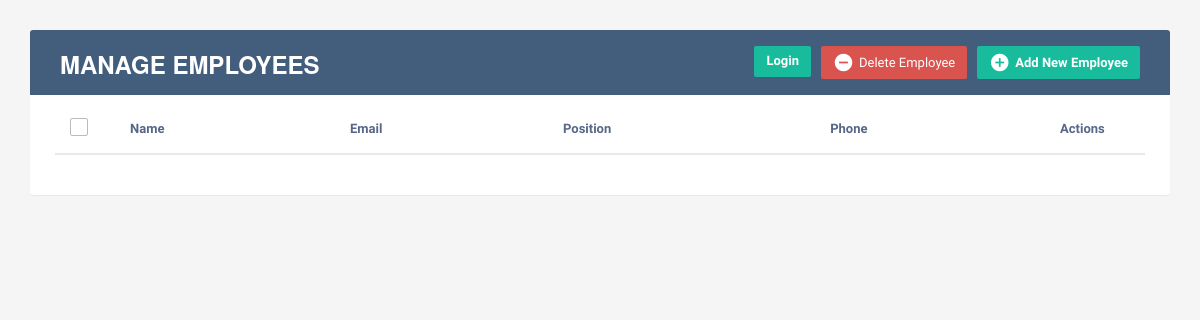
/employees/, run on an earlier commit of the app's database.
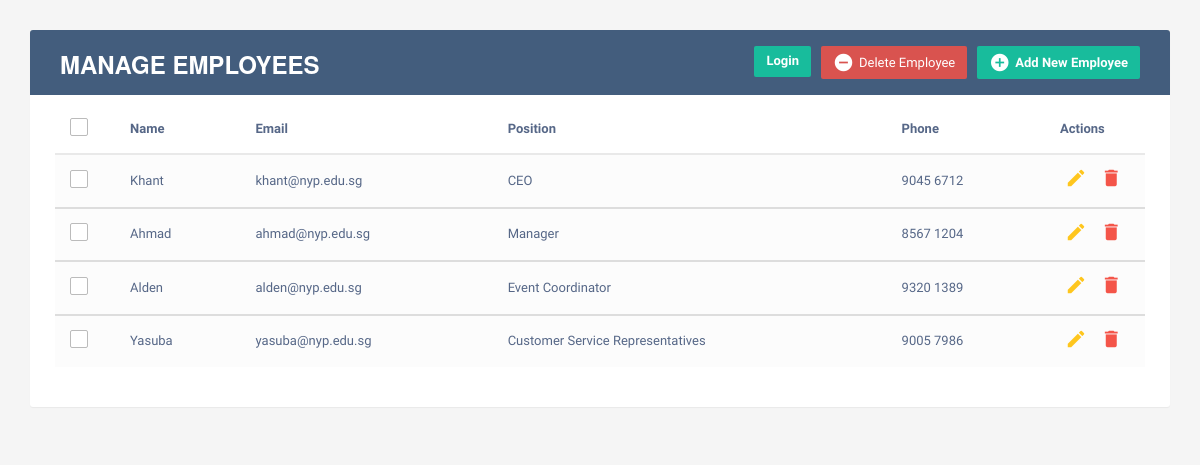
And on a later commit of the database.
### models.py (models this page shows)
class Employees(sqldb.Model):
    id = sqldb.Column(sqldb.Integer, primary_key = True)
    name = sqldb.Column(sqldb.String())
    email = sqldb.Column(sqldb.String())
    position = sqldb.Column(sqldb.String())
    phone = sqldb.Column(sqldb.String())

### CommuHub_Routing.py (the view)
@app.route('/employees/')
def employees():
    all_emp = Employees.query.all()
    return render_template('employee.html', all_emp=all_emp)

### templates/employee.html (shortened to what this page needs)
<!DOCTYPE html>
<html lang="en">
<head>
<link rel="stylesheet" href="https://maxcdn.bootstrapcdn.com/font-awesome/4.7.0/css/font-awesome.min.css">
<link rel="stylesheet" href="https://maxcdn.bootstrapcdn.com/bootstrap/3.3.7/css/bootstrap.min.css">
<link href="../static/css/freelancer.min.css" rel="stylesheet">
</head>
<body>
    <div class="container">
        <div class="table-wrapper">
            <div class="table-title">
                <div class="row">
                    <div class="col-sm-6">
						<h2>Manage <b>Employees</b></h2>
					</div>
					<div class="col-sm-6">
						<a href="#addEmployeeModal" class="btn btn-success" data-toggle="modal"><i class="material-icons">&#xE147;</i> <span>Add New Employee</span></a>
						<a href="#deleteEmployeeModal" class="btn btn-danger" data-toggle="modal"><i class="material-icons">&#xE15C;</i> <span>Delete Employee</span></a>
						{% if current_user.is_authenticated %}
						<a class="btn btn-danger" href="{{ url_for('logout') }}">Logout</a></li>
						<a class="btn btn-success" href="#">{{ current_user.username }}</a></li>
						{% else %}
						<a class="btn btn-success" href="{{ url_for('login') }}">Login</a></li>
						{% endif %}
					</div>
                </div>
            </div>
            <table class="table table-striped table-hover">
                <thead>
                    <tr>
						<th>
							<span class="custom-checkbox">
								<label for="selectAll"></label>
							</span>
						</th>
                        <th>Name</th>
                        <th>Email</th>
						<th>Position</th>
                        <th>Phone</th>
                        <th>Actions</th>
                    </tr>
                </thead>
                <tbody>
					{% for b in all_emp %}
                    <tr>
						<td>
							<span class="custom-checkbox">
								<label for="checkbox1"></label>
							</span>
						</td>
                        <td>{{b.name}}</td>
                        <td>{{b.email}}</td>
						<td>{{b.position}}</td>
                        <td>{{b.phone}}</td>
                        <td>
                            <a href="#editEmployeeModal{{b.id}}" class="edit" data-toggle="modal"><i class="material-icons" data-toggle="tooltip" title="Edit">&#xE254;</i></a>
                            <a href="#deleteEmployeeModal{{b.id}}" class="delete" data-toggle="modal"><i class="material-icons" data-toggle="tooltip" title="Delete">&#xE872;</i></a>
                        </td>
					</tr>
				</tbody>
		{% endfor %}
            </table>
        </div>
    </div>
</body>
</html>

### templates/employee.html (style rules this page uses)
body { color: #566787; background: #f5f5f5; font-family: 'Varela Round', sans-serif; font-size: 13px; }
.table-wrapper { background: #fff; padding: 20px 25px; margin: 30px 0; border-radius: 3px; box-shadow: 0 1px 1px rgba(0,0,0,.05); }
.table-title { padding-bottom: 15px; background: #435d7d; color: #fff; padding: 16px 30px; margin: -20px -25px 10px; border-radius: 3px 3px 0 0; }
.table-title h2 { margin: 5px 0 0; font-size: 24px; }
.table-title .btn { color: #fff; float: right; font-size: 13px; border: none; min-width: 50px; border-radius: 2px; border: none; outline: none !important; margin-left: 10px; }
.table-title .btn i { float: left; font-size: 21px; margin-right: 5px; }
.table-title .btn span { float: left; margin-top: 2px; }
table.table tr th, table.table tr td { border-color: #e9e9e9; padding: 12px 15px; vertical-align: middle; }
table.table tr th:first-child { width: 60px; }
table.table tr th:last-child { width: 100px; }
table.table-striped tbody tr:nth-of-type(odd) { background-color: #fcfcfc; }
table.table td:last-child i { opacity: 0.9; font-size: 22px; margin: 0 5px; }
table.table td a { font-weight: bold; color: #566787; display: inline-block; text-decoration: none; outline: none !important; }
table.table td a.edit { color: #FFC107; }
table.table td a.delete { color: #F44336; }
table.table td i { font-size: 19px; }
.custom-checkbox { position: relative; }
.custom-checkbox label:before { width: 18px; height: 18px; }
.custom-checkbox label:before { content: ''; margin-right: 10px; display: inline-block; vertical-align: text-top; background: white; border: 1px solid #bbb; border-radius: 2px; box-sizing: border-box; z-index: 2; }

What changed in the data, as far as the page shows it:
added Employees: name "Khant", email "khant@nyp.edu.sg", position "CEO", phone "9045 6712"
added Employees: name "Ahmad", email "ahmad@nyp.edu.sg", position "Manager", phone "8567 1204"
added Employees: name "Alden", email "alden@nyp.edu.sg", position "Event Coordinator", phone "9320 1389"
added Employees: name "Yasuba", email "yasuba@nyp.edu.sg", position "Customer Service Representatives", phone "9005 7986"
